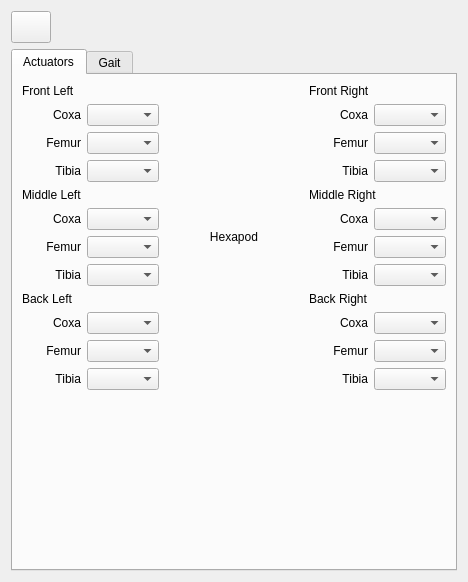
<?xml version="1.0" encoding="UTF-8"?>
<ui version="4.0">
 <class>LeggedMtlobeWidget</class>
 <widget class="QWidget" name="LeggedMtlobeWidget">
  <property name="geometry">
   <rect>
    <x>0</x>
    <y>0</y>
    <width>468</width>
    <height>582</height>
   </rect>
  </property>
  <property name="windowTitle">
   <string>Form</string>
  </property>
  <layout class="QVBoxLayout" name="verticalLayout">
   <item>
    <layout class="QHBoxLayout" name="horizontalLayout">
     <item>
      <widget class="QPushButton" name="pushButtonDelete">
       <property name="sizePolicy">
        <sizepolicy hsizetype="Minimum" vsizetype="Minimum">
         <horstretch>0</horstretch>
         <verstretch>0</verstretch>
        </sizepolicy>
       </property>
       <property name="minimumSize">
        <size>
         <width>32</width>
         <height>32</height>
        </size>
       </property>
       <property name="text">
        <string/>
       </property>
       <property name="icon">
        <iconset>
         <normaloff>:/icons/trash.svg</normaloff>:/icons/trash.svg</iconset>
       </property>
      </widget>
     </item>
     <item>
      <spacer name="horizontalSpacer">
       <property name="orientation">
        <enum>Qt::Horizontal</enum>
       </property>
       <property name="sizeHint" stdset="0">
        <size>
         <width>40</width>
         <height>20</height>
        </size>
       </property>
      </spacer>
     </item>
    </layout>
   </item>
   <item>
    <widget class="QTabWidget" name="tabWidget">
     <property name="currentIndex">
      <number>0</number>
     </property>
     <widget class="QWidget" name="tabActuators">
      <attribute name="title">
       <string>Actuators</string>
      </attribute>
      <layout class="QGridLayout" name="gridLayout_7">
       <item row="0" column="2">
        <layout class="QGridLayout" name="gridLayout_4">
         <item row="2" column="1">
          <widget class="ActuatorSelector" name="comboBoxLimitSwitchStartPin_10">
           <property name="enabled">
            <bool>true</bool>
           </property>
           <property name="sizePolicy">
            <sizepolicy hsizetype="Minimum" vsizetype="Minimum">
             <horstretch>0</horstretch>
             <verstretch>0</verstretch>
            </sizepolicy>
           </property>
           <property name="toolTip">
            <string>The actuator responsible for steering the forward facing set of wheels.</string>
           </property>
          </widget>
         </item>
         <item row="3" column="1">
          <widget class="ActuatorSelector" name="comboBoxLimitSwitchStartPin_11">
           <property name="enabled">
            <bool>true</bool>
           </property>
           <property name="sizePolicy">
            <sizepolicy hsizetype="Minimum" vsizetype="Minimum">
             <horstretch>0</horstretch>
             <verstretch>0</verstretch>
            </sizepolicy>
           </property>
           <property name="toolTip">
            <string>The actuator responsible for steering the forward facing set of wheels.</string>
           </property>
          </widget>
         </item>
         <item row="3" column="0">
          <widget class="QLabel" name="label_13">
           <property name="sizePolicy">
            <sizepolicy hsizetype="Minimum" vsizetype="Minimum">
             <horstretch>0</horstretch>
             <verstretch>0</verstretch>
            </sizepolicy>
           </property>
           <property name="text">
            <string>Tibia</string>
           </property>
           <property name="alignment">
            <set>Qt::AlignRight|Qt::AlignTrailing|Qt::AlignVCenter</set>
           </property>
          </widget>
         </item>
         <item row="1" column="0">
          <widget class="QLabel" name="label_14">
           <property name="sizePolicy">
            <sizepolicy hsizetype="Minimum" vsizetype="Minimum">
             <horstretch>0</horstretch>
             <verstretch>0</verstretch>
            </sizepolicy>
           </property>
           <property name="text">
            <string>Coxa</string>
           </property>
           <property name="alignment">
            <set>Qt::AlignRight|Qt::AlignTrailing|Qt::AlignVCenter</set>
           </property>
          </widget>
         </item>
         <item row="1" column="1">
          <widget class="ActuatorSelector" name="comboBoxLimitSwitchStartPin_12">
           <property name="enabled">
            <bool>true</bool>
           </property>
           <property name="sizePolicy">
            <sizepolicy hsizetype="Minimum" vsizetype="Minimum">
             <horstretch>0</horstretch>
             <verstretch>0</verstretch>
            </sizepolicy>
           </property>
           <property name="toolTip">
            <string>The actuator responsible for steering the forward facing set of wheels.</string>
           </property>
          </widget>
         </item>
         <item row="2" column="0">
          <widget class="QLabel" name="label_15">
           <property name="sizePolicy">
            <sizepolicy hsizetype="Minimum" vsizetype="Minimum">
             <horstretch>0</horstretch>
             <verstretch>0</verstretch>
            </sizepolicy>
           </property>
           <property name="text">
            <string>Femur</string>
           </property>
           <property name="alignment">
            <set>Qt::AlignRight|Qt::AlignTrailing|Qt::AlignVCenter</set>
           </property>
          </widget>
         </item>
         <item row="0" column="0" colspan="2">
          <widget class="QLabel" name="label_16">
           <property name="text">
            <string>Front Right</string>
           </property>
          </widget>
         </item>
        </layout>
       </item>
       <item row="2" column="0">
        <layout class="QGridLayout" name="gridLayout_3">
         <item row="2" column="1">
          <widget class="ActuatorSelector" name="comboBoxLimitSwitchStartPin_7">
           <property name="enabled">
            <bool>true</bool>
           </property>
           <property name="sizePolicy">
            <sizepolicy hsizetype="Minimum" vsizetype="Minimum">
             <horstretch>0</horstretch>
             <verstretch>0</verstretch>
            </sizepolicy>
           </property>
           <property name="toolTip">
            <string>The actuator responsible for steering the forward facing set of wheels.</string>
           </property>
          </widget>
         </item>
         <item row="3" column="1">
          <widget class="ActuatorSelector" name="comboBoxLimitSwitchStartPin_8">
           <property name="enabled">
            <bool>true</bool>
           </property>
           <property name="sizePolicy">
            <sizepolicy hsizetype="Minimum" vsizetype="Minimum">
             <horstretch>0</horstretch>
             <verstretch>0</verstretch>
            </sizepolicy>
           </property>
           <property name="toolTip">
            <string>The actuator responsible for steering the forward facing set of wheels.</string>
           </property>
          </widget>
         </item>
         <item row="3" column="0">
          <widget class="QLabel" name="label_7">
           <property name="sizePolicy">
            <sizepolicy hsizetype="Minimum" vsizetype="Minimum">
             <horstretch>0</horstretch>
             <verstretch>0</verstretch>
            </sizepolicy>
           </property>
           <property name="text">
            <string>Tibia</string>
           </property>
           <property name="alignment">
            <set>Qt::AlignRight|Qt::AlignTrailing|Qt::AlignVCenter</set>
           </property>
          </widget>
         </item>
         <item row="1" column="0">
          <widget class="QLabel" name="label_8">
           <property name="sizePolicy">
            <sizepolicy hsizetype="Minimum" vsizetype="Minimum">
             <horstretch>0</horstretch>
             <verstretch>0</verstretch>
            </sizepolicy>
           </property>
           <property name="text">
            <string>Coxa</string>
           </property>
           <property name="alignment">
            <set>Qt::AlignRight|Qt::AlignTrailing|Qt::AlignVCenter</set>
           </property>
          </widget>
         </item>
         <item row="1" column="1">
          <widget class="ActuatorSelector" name="comboBoxLimitSwitchStartPin_9">
           <property name="enabled">
            <bool>true</bool>
           </property>
           <property name="sizePolicy">
            <sizepolicy hsizetype="Minimum" vsizetype="Minimum">
             <horstretch>0</horstretch>
             <verstretch>0</verstretch>
            </sizepolicy>
           </property>
           <property name="toolTip">
            <string>The actuator responsible for steering the forward facing set of wheels.</string>
           </property>
          </widget>
         </item>
         <item row="2" column="0">
          <widget class="QLabel" name="label_9">
           <property name="sizePolicy">
            <sizepolicy hsizetype="Minimum" vsizetype="Minimum">
             <horstretch>0</horstretch>
             <verstretch>0</verstretch>
            </sizepolicy>
           </property>
           <property name="text">
            <string>Femur</string>
           </property>
           <property name="alignment">
            <set>Qt::AlignRight|Qt::AlignTrailing|Qt::AlignVCenter</set>
           </property>
          </widget>
         </item>
         <item row="0" column="0" colspan="2">
          <widget class="QLabel" name="label_12">
           <property name="text">
            <string>Back Left</string>
           </property>
          </widget>
         </item>
        </layout>
       </item>
       <item row="1" column="0">
        <layout class="QGridLayout" name="gridLayout_2">
         <item row="2" column="1">
          <widget class="ActuatorSelector" name="comboBoxLimitSwitchStartPin_4">
           <property name="enabled">
            <bool>true</bool>
           </property>
           <property name="sizePolicy">
            <sizepolicy hsizetype="Minimum" vsizetype="Minimum">
             <horstretch>0</horstretch>
             <verstretch>0</verstretch>
            </sizepolicy>
           </property>
           <property name="toolTip">
            <string>The actuator responsible for steering the forward facing set of wheels.</string>
           </property>
          </widget>
         </item>
         <item row="3" column="1">
          <widget class="ActuatorSelector" name="comboBoxLimitSwitchStartPin_5">
           <property name="enabled">
            <bool>true</bool>
           </property>
           <property name="sizePolicy">
            <sizepolicy hsizetype="Minimum" vsizetype="Minimum">
             <horstretch>0</horstretch>
             <verstretch>0</verstretch>
            </sizepolicy>
           </property>
           <property name="toolTip">
            <string>The actuator responsible for steering the forward facing set of wheels.</string>
           </property>
          </widget>
         </item>
         <item row="3" column="0">
          <widget class="QLabel" name="label_4">
           <property name="sizePolicy">
            <sizepolicy hsizetype="Minimum" vsizetype="Minimum">
             <horstretch>0</horstretch>
             <verstretch>0</verstretch>
            </sizepolicy>
           </property>
           <property name="text">
            <string>Tibia</string>
           </property>
           <property name="alignment">
            <set>Qt::AlignRight|Qt::AlignTrailing|Qt::AlignVCenter</set>
           </property>
          </widget>
         </item>
         <item row="1" column="0">
          <widget class="QLabel" name="label_5">
           <property name="sizePolicy">
            <sizepolicy hsizetype="Minimum" vsizetype="Minimum">
             <horstretch>0</horstretch>
             <verstretch>0</verstretch>
            </sizepolicy>
           </property>
           <property name="text">
            <string>Coxa</string>
           </property>
           <property name="alignment">
            <set>Qt::AlignRight|Qt::AlignTrailing|Qt::AlignVCenter</set>
           </property>
          </widget>
         </item>
         <item row="1" column="1">
          <widget class="ActuatorSelector" name="comboBoxLimitSwitchStartPin_6">
           <property name="enabled">
            <bool>true</bool>
           </property>
           <property name="sizePolicy">
            <sizepolicy hsizetype="Minimum" vsizetype="Minimum">
             <horstretch>0</horstretch>
             <verstretch>0</verstretch>
            </sizepolicy>
           </property>
           <property name="toolTip">
            <string>The actuator responsible for steering the forward facing set of wheels.</string>
           </property>
          </widget>
         </item>
         <item row="2" column="0">
          <widget class="QLabel" name="label_6">
           <property name="sizePolicy">
            <sizepolicy hsizetype="Minimum" vsizetype="Minimum">
             <horstretch>0</horstretch>
             <verstretch>0</verstretch>
            </sizepolicy>
           </property>
           <property name="text">
            <string>Femur</string>
           </property>
           <property name="alignment">
            <set>Qt::AlignRight|Qt::AlignTrailing|Qt::AlignVCenter</set>
           </property>
          </widget>
         </item>
         <item row="0" column="0" colspan="2">
          <widget class="QLabel" name="label_11">
           <property name="text">
            <string>Middle Left</string>
           </property>
          </widget>
         </item>
        </layout>
       </item>
       <item row="0" column="0">
        <layout class="QGridLayout" name="gridLayout">
         <item row="2" column="1">
          <widget class="ActuatorSelector" name="comboBoxLimitSwitchStartPin_2">
           <property name="enabled">
            <bool>true</bool>
           </property>
           <property name="sizePolicy">
            <sizepolicy hsizetype="Minimum" vsizetype="Minimum">
             <horstretch>0</horstretch>
             <verstretch>0</verstretch>
            </sizepolicy>
           </property>
           <property name="toolTip">
            <string>The actuator responsible for steering the forward facing set of wheels.</string>
           </property>
          </widget>
         </item>
         <item row="3" column="1">
          <widget class="ActuatorSelector" name="comboBoxLimitSwitchStartPin_3">
           <property name="enabled">
            <bool>true</bool>
           </property>
           <property name="sizePolicy">
            <sizepolicy hsizetype="Minimum" vsizetype="Minimum">
             <horstretch>0</horstretch>
             <verstretch>0</verstretch>
            </sizepolicy>
           </property>
           <property name="toolTip">
            <string>The actuator responsible for steering the forward facing set of wheels.</string>
           </property>
          </widget>
         </item>
         <item row="3" column="0">
          <widget class="QLabel" name="label_3">
           <property name="sizePolicy">
            <sizepolicy hsizetype="Minimum" vsizetype="Minimum">
             <horstretch>0</horstretch>
             <verstretch>0</verstretch>
            </sizepolicy>
           </property>
           <property name="text">
            <string>Tibia</string>
           </property>
           <property name="alignment">
            <set>Qt::AlignRight|Qt::AlignTrailing|Qt::AlignVCenter</set>
           </property>
          </widget>
         </item>
         <item row="1" column="0">
          <widget class="QLabel" name="label">
           <property name="sizePolicy">
            <sizepolicy hsizetype="Minimum" vsizetype="Minimum">
             <horstretch>0</horstretch>
             <verstretch>0</verstretch>
            </sizepolicy>
           </property>
           <property name="text">
            <string>Coxa</string>
           </property>
           <property name="alignment">
            <set>Qt::AlignRight|Qt::AlignTrailing|Qt::AlignVCenter</set>
           </property>
          </widget>
         </item>
         <item row="1" column="1">
          <widget class="ActuatorSelector" name="comboBoxLimitSwitchStartPin">
           <property name="enabled">
            <bool>true</bool>
           </property>
           <property name="sizePolicy">
            <sizepolicy hsizetype="Minimum" vsizetype="Minimum">
             <horstretch>0</horstretch>
             <verstretch>0</verstretch>
            </sizepolicy>
           </property>
           <property name="toolTip">
            <string>The actuator responsible for steering the forward facing set of wheels.</string>
           </property>
          </widget>
         </item>
         <item row="2" column="0">
          <widget class="QLabel" name="label_2">
           <property name="sizePolicy">
            <sizepolicy hsizetype="Minimum" vsizetype="Minimum">
             <horstretch>0</horstretch>
             <verstretch>0</verstretch>
            </sizepolicy>
           </property>
           <property name="text">
            <string>Femur</string>
           </property>
           <property name="alignment">
            <set>Qt::AlignRight|Qt::AlignTrailing|Qt::AlignVCenter</set>
           </property>
          </widget>
         </item>
         <item row="0" column="0" colspan="2">
          <widget class="QLabel" name="label_10">
           <property name="text">
            <string>Front Left</string>
           </property>
          </widget>
         </item>
        </layout>
       </item>
       <item row="2" column="2">
        <layout class="QGridLayout" name="gridLayout_5">
         <item row="2" column="1">
          <widget class="ActuatorSelector" name="comboBoxLimitSwitchStartPin_13">
           <property name="enabled">
            <bool>true</bool>
           </property>
           <property name="sizePolicy">
            <sizepolicy hsizetype="Minimum" vsizetype="Minimum">
             <horstretch>0</horstretch>
             <verstretch>0</verstretch>
            </sizepolicy>
           </property>
           <property name="toolTip">
            <string>The actuator responsible for steering the forward facing set of wheels.</string>
           </property>
          </widget>
         </item>
         <item row="3" column="1">
          <widget class="ActuatorSelector" name="comboBoxLimitSwitchStartPin_14">
           <property name="enabled">
            <bool>true</bool>
           </property>
           <property name="sizePolicy">
            <sizepolicy hsizetype="Minimum" vsizetype="Minimum">
             <horstretch>0</horstretch>
             <verstretch>0</verstretch>
            </sizepolicy>
           </property>
           <property name="toolTip">
            <string>The actuator responsible for steering the forward facing set of wheels.</string>
           </property>
          </widget>
         </item>
         <item row="3" column="0">
          <widget class="QLabel" name="label_17">
           <property name="sizePolicy">
            <sizepolicy hsizetype="Minimum" vsizetype="Minimum">
             <horstretch>0</horstretch>
             <verstretch>0</verstretch>
            </sizepolicy>
           </property>
           <property name="text">
            <string>Tibia</string>
           </property>
           <property name="alignment">
            <set>Qt::AlignRight|Qt::AlignTrailing|Qt::AlignVCenter</set>
           </property>
          </widget>
         </item>
         <item row="1" column="0">
          <widget class="QLabel" name="label_18">
           <property name="sizePolicy">
            <sizepolicy hsizetype="Minimum" vsizetype="Minimum">
             <horstretch>0</horstretch>
             <verstretch>0</verstretch>
            </sizepolicy>
           </property>
           <property name="text">
            <string>Coxa</string>
           </property>
           <property name="alignment">
            <set>Qt::AlignRight|Qt::AlignTrailing|Qt::AlignVCenter</set>
           </property>
          </widget>
         </item>
         <item row="1" column="1">
          <widget class="ActuatorSelector" name="comboBoxLimitSwitchStartPin_15">
           <property name="enabled">
            <bool>true</bool>
           </property>
           <property name="sizePolicy">
            <sizepolicy hsizetype="Minimum" vsizetype="Minimum">
             <horstretch>0</horstretch>
             <verstretch>0</verstretch>
            </sizepolicy>
           </property>
           <property name="toolTip">
            <string>The actuator responsible for steering the forward facing set of wheels.</string>
           </property>
          </widget>
         </item>
         <item row="2" column="0">
          <widget class="QLabel" name="label_19">
           <property name="sizePolicy">
            <sizepolicy hsizetype="Minimum" vsizetype="Minimum">
             <horstretch>0</horstretch>
             <verstretch>0</verstretch>
            </sizepolicy>
           </property>
           <property name="text">
            <string>Femur</string>
           </property>
           <property name="alignment">
            <set>Qt::AlignRight|Qt::AlignTrailing|Qt::AlignVCenter</set>
           </property>
          </widget>
         </item>
         <item row="0" column="0" colspan="2">
          <widget class="QLabel" name="label_20">
           <property name="text">
            <string>Back Right</string>
           </property>
          </widget>
         </item>
        </layout>
       </item>
       <item row="0" column="1" rowspan="3">
        <widget class="QLabel" name="label_25">
         <property name="text">
          <string>Hexapod</string>
         </property>
         <property name="alignment">
          <set>Qt::AlignCenter</set>
         </property>
        </widget>
       </item>
       <item row="1" column="2">
        <layout class="QGridLayout" name="gridLayout_6">
         <item row="2" column="1">
          <widget class="ActuatorSelector" name="comboBoxLimitSwitchStartPin_16">
           <property name="enabled">
            <bool>true</bool>
           </property>
           <property name="sizePolicy">
            <sizepolicy hsizetype="Minimum" vsizetype="Minimum">
             <horstretch>0</horstretch>
             <verstretch>0</verstretch>
            </sizepolicy>
           </property>
           <property name="toolTip">
            <string>The actuator responsible for steering the forward facing set of wheels.</string>
           </property>
          </widget>
         </item>
         <item row="3" column="1">
          <widget class="ActuatorSelector" name="comboBoxLimitSwitchStartPin_17">
           <property name="enabled">
            <bool>true</bool>
           </property>
           <property name="sizePolicy">
            <sizepolicy hsizetype="Minimum" vsizetype="Minimum">
             <horstretch>0</horstretch>
             <verstretch>0</verstretch>
            </sizepolicy>
           </property>
           <property name="toolTip">
            <string>The actuator responsible for steering the forward facing set of wheels.</string>
           </property>
          </widget>
         </item>
         <item row="3" column="0">
          <widget class="QLabel" name="label_21">
           <property name="sizePolicy">
            <sizepolicy hsizetype="Minimum" vsizetype="Minimum">
             <horstretch>0</horstretch>
             <verstretch>0</verstretch>
            </sizepolicy>
           </property>
           <property name="text">
            <string>Tibia</string>
           </property>
           <property name="alignment">
            <set>Qt::AlignRight|Qt::AlignTrailing|Qt::AlignVCenter</set>
           </property>
          </widget>
         </item>
         <item row="1" column="0">
          <widget class="QLabel" name="label_22">
           <property name="sizePolicy">
            <sizepolicy hsizetype="Minimum" vsizetype="Minimum">
             <horstretch>0</horstretch>
             <verstretch>0</verstretch>
            </sizepolicy>
           </property>
           <property name="text">
            <string>Coxa</string>
           </property>
           <property name="alignment">
            <set>Qt::AlignRight|Qt::AlignTrailing|Qt::AlignVCenter</set>
           </property>
          </widget>
         </item>
         <item row="1" column="1">
          <widget class="ActuatorSelector" name="comboBoxLimitSwitchStartPin_18">
           <property name="enabled">
            <bool>true</bool>
           </property>
           <property name="sizePolicy">
            <sizepolicy hsizetype="Minimum" vsizetype="Minimum">
             <horstretch>0</horstretch>
             <verstretch>0</verstretch>
            </sizepolicy>
           </property>
           <property name="toolTip">
            <string>The actuator responsible for steering the forward facing set of wheels.</string>
           </property>
          </widget>
         </item>
         <item row="2" column="0">
          <widget class="QLabel" name="label_23">
           <property name="sizePolicy">
            <sizepolicy hsizetype="Minimum" vsizetype="Minimum">
             <horstretch>0</horstretch>
             <verstretch>0</verstretch>
            </sizepolicy>
           </property>
           <property name="text">
            <string>Femur</string>
           </property>
           <property name="alignment">
            <set>Qt::AlignRight|Qt::AlignTrailing|Qt::AlignVCenter</set>
           </property>
          </widget>
         </item>
         <item row="0" column="0" colspan="2">
          <widget class="QLabel" name="label_24">
           <property name="text">
            <string>Middle Right</string>
           </property>
          </widget>
         </item>
        </layout>
       </item>
       <item row="3" column="1">
        <spacer name="verticalSpacer">
         <property name="orientation">
          <enum>Qt::Vertical</enum>
         </property>
         <property name="sizeHint" stdset="0">
          <size>
           <width>20</width>
           <height>40</height>
          </size>
         </property>
        </spacer>
       </item>
      </layout>
     </widget>
     <widget class="QWidget" name="tabGait">
      <attribute name="title">
       <string>Gait</string>
      </attribute>
      <layout class="QVBoxLayout" name="verticalLayout_2">
       <property name="leftMargin">
        <number>0</number>
       </property>
       <property name="topMargin">
        <number>0</number>
       </property>
       <property name="rightMargin">
        <number>0</number>
       </property>
       <property name="bottomMargin">
        <number>0</number>
       </property>
       <item>
        <widget class="GaitWidget" name="widgetGait" native="true">
         <property name="sizePolicy">
          <sizepolicy hsizetype="Minimum" vsizetype="Minimum">
           <horstretch>0</horstretch>
           <verstretch>0</verstretch>
          </sizepolicy>
         </property>
        </widget>
       </item>
      </layout>
     </widget>
    </widget>
   </item>
  </layout>
 </widget>
 <customwidgets>
  <customwidget>
   <class>ActuatorSelector</class>
   <extends>QComboBox</extends>
   <header location="global">widgets/ardumy/ActuatorSelector.hpp</header>
  </customwidget>
  <customwidget>
   <class>GaitWidget</class>
   <extends>QWidget</extends>
   <header location="global">gait/GaitWidget.hpp</header>
   <container>1</container>
  </customwidget>
 </customwidgets>
 <resources/>
 <connections/>
</ui>
